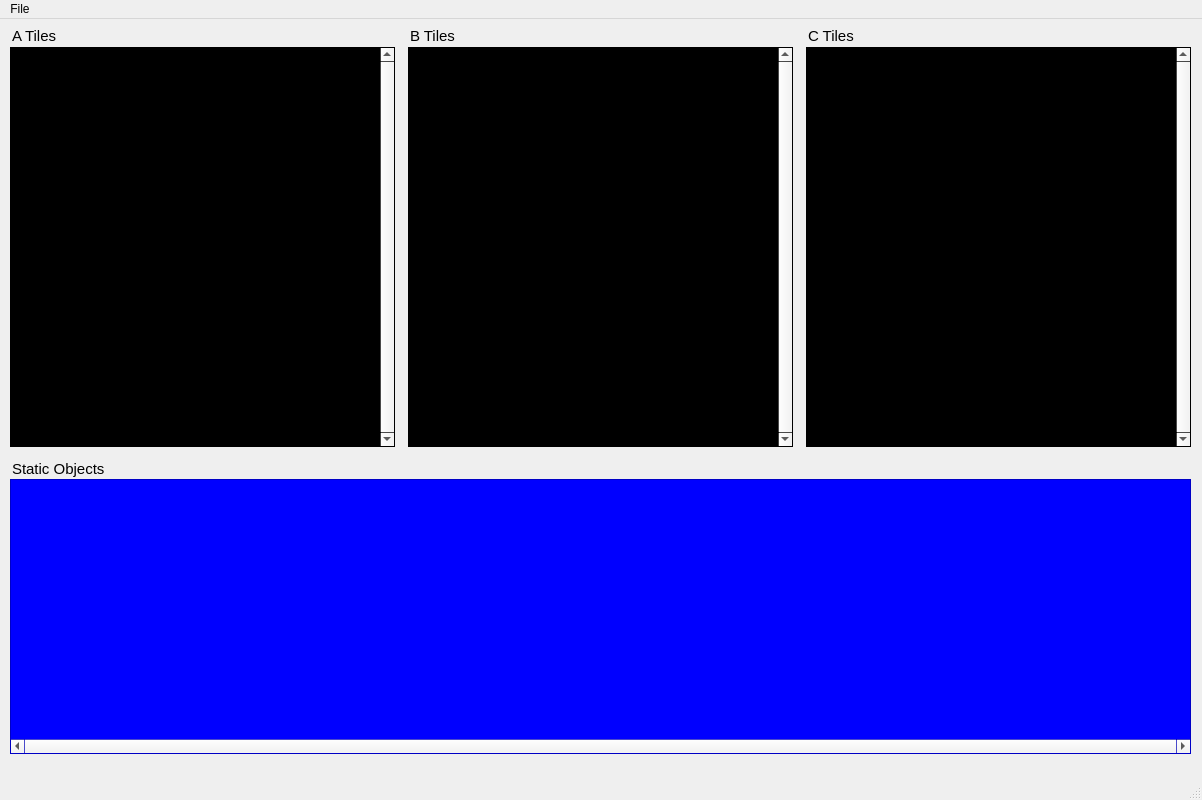
<?xml version="1.0" encoding="UTF-8"?>
<ui version="4.0">
 <class>MainWindow</class>
 <widget class="QMainWindow" name="MainWindow">
  <property name="geometry">
   <rect>
    <x>0</x>
    <y>0</y>
    <width>1202</width>
    <height>800</height>
   </rect>
  </property>
  <property name="sizePolicy">
   <sizepolicy hsizetype="Fixed" vsizetype="Fixed">
    <horstretch>0</horstretch>
    <verstretch>0</verstretch>
   </sizepolicy>
  </property>
  <property name="minimumSize">
   <size>
    <width>1202</width>
    <height>800</height>
   </size>
  </property>
  <property name="maximumSize">
   <size>
    <width>1202</width>
    <height>800</height>
   </size>
  </property>
  <property name="windowTitle">
   <string>EPF Viewer</string>
  </property>
  <widget class="QWidget" name="central_widget">
   <widget class="QLabel" name="a_tiles_label">
    <property name="geometry">
     <rect>
      <x>12</x>
      <y>10</y>
      <width>59</width>
      <height>14</height>
     </rect>
    </property>
    <property name="font">
     <font>
      <pointsize>11</pointsize>
     </font>
    </property>
    <property name="text">
     <string>A Tiles</string>
    </property>
   </widget>
   <widget class="QScrollArea" name="a_tiles_scroll_area">
    <property name="enabled">
     <bool>true</bool>
    </property>
    <property name="geometry">
     <rect>
      <x>10</x>
      <y>28</y>
      <width>385</width>
      <height>400</height>
     </rect>
    </property>
    <property name="sizePolicy">
     <sizepolicy hsizetype="Fixed" vsizetype="Expanding">
      <horstretch>0</horstretch>
      <verstretch>0</verstretch>
     </sizepolicy>
    </property>
    <property name="palette">
     <palette>
      <active>
       <colorrole role="Window">
        <brush brushstyle="SolidPattern">
         <color alpha="255">
          <red>0</red>
          <green>0</green>
          <blue>0</blue>
         </color>
        </brush>
       </colorrole>
      </active>
      <inactive>
       <colorrole role="Window">
        <brush brushstyle="SolidPattern">
         <color alpha="255">
          <red>0</red>
          <green>0</green>
          <blue>0</blue>
         </color>
        </brush>
       </colorrole>
      </inactive>
      <disabled>
       <colorrole role="Window">
        <brush brushstyle="SolidPattern">
         <color alpha="255">
          <red>0</red>
          <green>0</green>
          <blue>0</blue>
         </color>
        </brush>
       </colorrole>
      </disabled>
     </palette>
    </property>
    <property name="autoFillBackground">
     <bool>true</bool>
    </property>
    <property name="verticalScrollBarPolicy">
     <enum>Qt::ScrollBarAlwaysOn</enum>
    </property>
    <property name="horizontalScrollBarPolicy">
     <enum>Qt::ScrollBarAlwaysOff</enum>
    </property>
    <property name="widgetResizable">
     <bool>true</bool>
    </property>
    <widget class="QWidget" name="scrollAreaWidgetContents">
     <property name="geometry">
      <rect>
       <x>0</x>
       <y>0</y>
       <width>369</width>
       <height>398</height>
      </rect>
     </property>
    </widget>
   </widget>
   <widget class="QScrollArea" name="b_tiles_scroll_area">
    <property name="enabled">
     <bool>true</bool>
    </property>
    <property name="geometry">
     <rect>
      <x>408</x>
      <y>28</y>
      <width>385</width>
      <height>400</height>
     </rect>
    </property>
    <property name="sizePolicy">
     <sizepolicy hsizetype="Fixed" vsizetype="Expanding">
      <horstretch>0</horstretch>
      <verstretch>0</verstretch>
     </sizepolicy>
    </property>
    <property name="palette">
     <palette>
      <active>
       <colorrole role="Base">
        <brush brushstyle="SolidPattern">
         <color alpha="255">
          <red>255</red>
          <green>255</green>
          <blue>255</blue>
         </color>
        </brush>
       </colorrole>
       <colorrole role="Window">
        <brush brushstyle="SolidPattern">
         <color alpha="255">
          <red>0</red>
          <green>0</green>
          <blue>0</blue>
         </color>
        </brush>
       </colorrole>
      </active>
      <inactive>
       <colorrole role="Base">
        <brush brushstyle="SolidPattern">
         <color alpha="255">
          <red>255</red>
          <green>255</green>
          <blue>255</blue>
         </color>
        </brush>
       </colorrole>
       <colorrole role="Window">
        <brush brushstyle="SolidPattern">
         <color alpha="255">
          <red>0</red>
          <green>0</green>
          <blue>0</blue>
         </color>
        </brush>
       </colorrole>
      </inactive>
      <disabled>
       <colorrole role="Base">
        <brush brushstyle="SolidPattern">
         <color alpha="255">
          <red>0</red>
          <green>0</green>
          <blue>0</blue>
         </color>
        </brush>
       </colorrole>
       <colorrole role="Window">
        <brush brushstyle="SolidPattern">
         <color alpha="255">
          <red>0</red>
          <green>0</green>
          <blue>0</blue>
         </color>
        </brush>
       </colorrole>
      </disabled>
     </palette>
    </property>
    <property name="verticalScrollBarPolicy">
     <enum>Qt::ScrollBarAlwaysOn</enum>
    </property>
    <property name="horizontalScrollBarPolicy">
     <enum>Qt::ScrollBarAlwaysOff</enum>
    </property>
    <property name="widgetResizable">
     <bool>true</bool>
    </property>
    <widget class="QWidget" name="scrollAreaWidgetContents_2">
     <property name="geometry">
      <rect>
       <x>0</x>
       <y>0</y>
       <width>369</width>
       <height>398</height>
      </rect>
     </property>
    </widget>
   </widget>
   <widget class="QLabel" name="b_tiles_label">
    <property name="geometry">
     <rect>
      <x>410</x>
      <y>10</y>
      <width>59</width>
      <height>14</height>
     </rect>
    </property>
    <property name="font">
     <font>
      <pointsize>11</pointsize>
     </font>
    </property>
    <property name="text">
     <string>B Tiles</string>
    </property>
   </widget>
   <widget class="QLabel" name="c_tiles_label">
    <property name="geometry">
     <rect>
      <x>808</x>
      <y>10</y>
      <width>59</width>
      <height>14</height>
     </rect>
    </property>
    <property name="font">
     <font>
      <pointsize>11</pointsize>
     </font>
    </property>
    <property name="text">
     <string>C Tiles</string>
    </property>
   </widget>
   <widget class="QScrollArea" name="c_tiles_scroll_area">
    <property name="enabled">
     <bool>true</bool>
    </property>
    <property name="geometry">
     <rect>
      <x>806</x>
      <y>28</y>
      <width>385</width>
      <height>400</height>
     </rect>
    </property>
    <property name="sizePolicy">
     <sizepolicy hsizetype="Fixed" vsizetype="Expanding">
      <horstretch>0</horstretch>
      <verstretch>0</verstretch>
     </sizepolicy>
    </property>
    <property name="palette">
     <palette>
      <active>
       <colorrole role="Base">
        <brush brushstyle="SolidPattern">
         <color alpha="255">
          <red>255</red>
          <green>255</green>
          <blue>255</blue>
         </color>
        </brush>
       </colorrole>
       <colorrole role="Window">
        <brush brushstyle="SolidPattern">
         <color alpha="255">
          <red>0</red>
          <green>0</green>
          <blue>0</blue>
         </color>
        </brush>
       </colorrole>
      </active>
      <inactive>
       <colorrole role="Base">
        <brush brushstyle="SolidPattern">
         <color alpha="255">
          <red>255</red>
          <green>255</green>
          <blue>255</blue>
         </color>
        </brush>
       </colorrole>
       <colorrole role="Window">
        <brush brushstyle="SolidPattern">
         <color alpha="255">
          <red>0</red>
          <green>0</green>
          <blue>0</blue>
         </color>
        </brush>
       </colorrole>
      </inactive>
      <disabled>
       <colorrole role="Base">
        <brush brushstyle="SolidPattern">
         <color alpha="255">
          <red>0</red>
          <green>0</green>
          <blue>0</blue>
         </color>
        </brush>
       </colorrole>
       <colorrole role="Window">
        <brush brushstyle="SolidPattern">
         <color alpha="255">
          <red>0</red>
          <green>0</green>
          <blue>0</blue>
         </color>
        </brush>
       </colorrole>
      </disabled>
     </palette>
    </property>
    <property name="verticalScrollBarPolicy">
     <enum>Qt::ScrollBarAlwaysOn</enum>
    </property>
    <property name="horizontalScrollBarPolicy">
     <enum>Qt::ScrollBarAlwaysOff</enum>
    </property>
    <property name="widgetResizable">
     <bool>true</bool>
    </property>
    <widget class="QWidget" name="scrollAreaWidgetContents_3">
     <property name="geometry">
      <rect>
       <x>0</x>
       <y>0</y>
       <width>369</width>
       <height>398</height>
      </rect>
     </property>
    </widget>
   </widget>
   <widget class="QLabel" name="sobj_tiles_label">
    <property name="geometry">
     <rect>
      <x>12</x>
      <y>442</y>
      <width>111</width>
      <height>16</height>
     </rect>
    </property>
    <property name="font">
     <font>
      <pointsize>11</pointsize>
     </font>
    </property>
    <property name="text">
     <string>Static Objects</string>
    </property>
   </widget>
   <widget class="QScrollArea" name="sobj_tiles_scroll_area">
    <property name="enabled">
     <bool>true</bool>
    </property>
    <property name="geometry">
     <rect>
      <x>10</x>
      <y>460</y>
      <width>1181</width>
      <height>275</height>
     </rect>
    </property>
    <property name="sizePolicy">
     <sizepolicy hsizetype="Fixed" vsizetype="Expanding">
      <horstretch>0</horstretch>
      <verstretch>0</verstretch>
     </sizepolicy>
    </property>
    <property name="palette">
     <palette>
      <active>
       <colorrole role="Base">
        <brush brushstyle="SolidPattern">
         <color alpha="255">
          <red>255</red>
          <green>255</green>
          <blue>255</blue>
         </color>
        </brush>
       </colorrole>
       <colorrole role="Window">
        <brush brushstyle="SolidPattern">
         <color alpha="255">
          <red>0</red>
          <green>0</green>
          <blue>255</blue>
         </color>
        </brush>
       </colorrole>
      </active>
      <inactive>
       <colorrole role="Base">
        <brush brushstyle="SolidPattern">
         <color alpha="255">
          <red>255</red>
          <green>255</green>
          <blue>255</blue>
         </color>
        </brush>
       </colorrole>
       <colorrole role="Window">
        <brush brushstyle="SolidPattern">
         <color alpha="255">
          <red>0</red>
          <green>0</green>
          <blue>255</blue>
         </color>
        </brush>
       </colorrole>
      </inactive>
      <disabled>
       <colorrole role="Base">
        <brush brushstyle="SolidPattern">
         <color alpha="255">
          <red>0</red>
          <green>0</green>
          <blue>255</blue>
         </color>
        </brush>
       </colorrole>
       <colorrole role="Window">
        <brush brushstyle="SolidPattern">
         <color alpha="255">
          <red>0</red>
          <green>0</green>
          <blue>255</blue>
         </color>
        </brush>
       </colorrole>
      </disabled>
     </palette>
    </property>
    <property name="autoFillBackground">
     <bool>true</bool>
    </property>
    <property name="verticalScrollBarPolicy">
     <enum>Qt::ScrollBarAlwaysOff</enum>
    </property>
    <property name="horizontalScrollBarPolicy">
     <enum>Qt::ScrollBarAlwaysOn</enum>
    </property>
    <property name="widgetResizable">
     <bool>true</bool>
    </property>
    <widget class="QWidget" name="scrollAreaWidgetContents_4">
     <property name="geometry">
      <rect>
       <x>0</x>
       <y>0</y>
       <width>1179</width>
       <height>259</height>
      </rect>
     </property>
    </widget>
   </widget>
  </widget>
  <widget class="QMenuBar" name="menubar">
   <property name="geometry">
    <rect>
     <x>0</x>
     <y>0</y>
     <width>1202</width>
     <height>19</height>
    </rect>
   </property>
   <widget class="QMenu" name="menuFile">
    <property name="title">
     <string>File</string>
    </property>
    <widget class="QMenu" name="menuExport_All">
     <property name="title">
      <string>Export</string>
     </property>
     <addaction name="actionA_Tiles"/>
     <addaction name="actionB_Tiles"/>
     <addaction name="actionC_Tiles"/>
     <addaction name="actionStatic_Tiles"/>
     <addaction name="separator"/>
     <addaction name="actionExport_All"/>
    </widget>
    <widget class="QMenu" name="menuOpen">
     <property name="title">
      <string>Open</string>
     </property>
     <addaction name="actionOpen_Map"/>
    </widget>
    <addaction name="menuOpen"/>
    <addaction name="menuExport_All"/>
   </widget>
   <addaction name="menuFile"/>
  </widget>
  <widget class="QStatusBar" name="statusbar"/>
  <action name="actionA_Tiles">
   <property name="text">
    <string>A Tiles to Bitmaps</string>
   </property>
  </action>
  <action name="actionB_Tiles">
   <property name="text">
    <string>B Tiles to Bitmaps</string>
   </property>
  </action>
  <action name="actionHelp">
   <property name="text">
    <string>About</string>
   </property>
  </action>
  <action name="actionC_Tiles">
   <property name="text">
    <string>C Tiles to Bitmaps</string>
   </property>
  </action>
  <action name="actionExport_All">
   <property name="text">
    <string>Export All to Bitmaps</string>
   </property>
  </action>
  <action name="actionStatic_Tiles">
   <property name="text">
    <string>Static Objects to Bitmaps</string>
   </property>
  </action>
  <action name="actionOpen_Map">
   <property name="text">
    <string>Map File (*.map)</string>
   </property>
  </action>
 </widget>
 <resources/>
 <connections/>
</ui>
